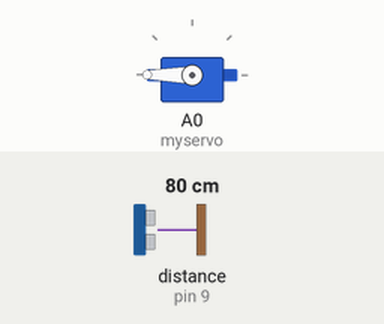
Recording of a sketch running on a simulated Arduino Uno, built with avr-gcc and run on an emulated ATmega328P. On the bench: servo. Wiring (inferred from the names in the program): ultrasonic range finder: trigger pin 8; echo pin 9. Inputs (shaded band) come from the test bench; at power-on: distance to the obstacle (sensor on pin 9) 80 cm. The echo pulse lasts 58.3 µs per cm; what the sketch prints to the serial monitor is not drawn.

Above: at 1.2 s.
1.3 s: distance to the obstacle (sensor on pin 9) set to 2 cm
At 2.1 s:
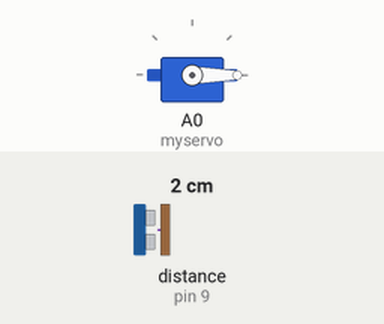
2.9 s: distance to the obstacle (sensor on pin 9) set to 4 cm
At 4.2 s:
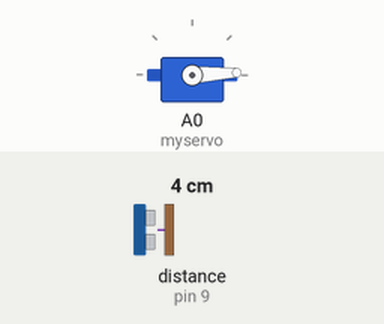
4.5 s: distance to the obstacle (sensor on pin 9) set to 9 cm
At 5.3 s:
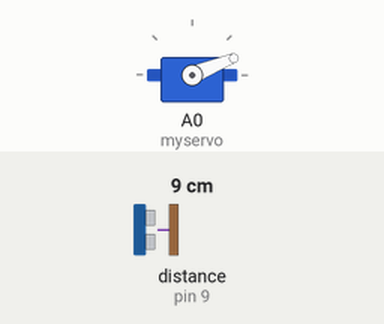
6.1 s: distance to the obstacle (sensor on pin 9) set to 18 cm
At 7.5 s:
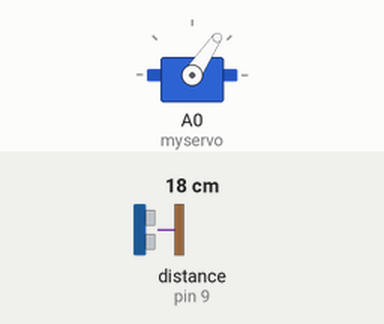
7.8 s: distance to the obstacle (sensor on pin 9) set to 35 cm
At 9.1 s:
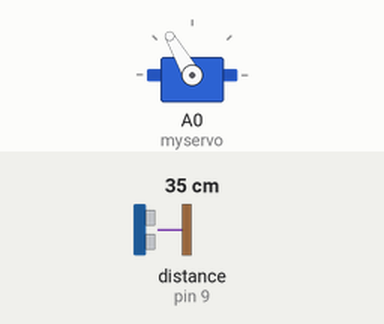
9.4 s: distance to the obstacle (sensor on pin 9) set to 120 cm
At 10.3 s:
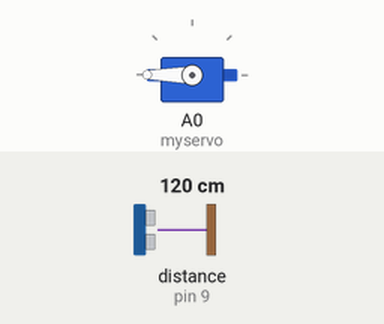
Timing chart, 0 to 12.1 s (numbered marks = the images above; inputs shaded):
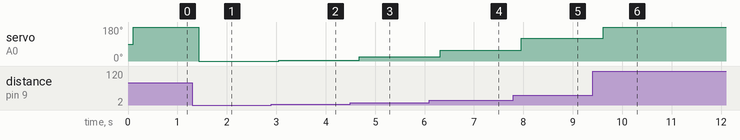

The sketch:

Distance.ino
```cpp
const int MOTOR_PIN=5; //mosfetに接続した端子を指定

#define trigPin 8
#define echoPin 9

float Duration=0;
float Distance=0;


// サーボ設定
#include <Servo.h>

Servo myservo;  // create servo object to control a servo

int potpin = A0;  // analog pin used to connect the potentiometer
int val;    // variable to read the value from the analog pin

void setup() {
  //pinMode(MOTOR_PIN,OUTPUT);
  //接続した端子を出力モードにする:

  Serial.begin(9600); //シリアルモニタの開始

  pinMode(echoPin,INPUT); //エコーピンを入力に
  pinMode(trigPin,OUTPUT); //トリガーピンを出力に

  myservo.attach(A0);

}

void loop() {

  digitalWrite(trigPin,LOW);
  delayMicroseconds(2);

  digitalWrite(trigPin,HIGH);
  delayMicroseconds(10);
  digitalWrite(trigPin,LOW);

  Duration = pulseIn(echoPin,HIGH);
  Duration = Duration / 2;
  Distance = Duration * 340 * 100 / 1000000;

  if(Distance >= 400 || Distance <= 2){
    Serial.println("距離 = 測定範囲外");
  }

  else{
    Serial.print("距離 ");
    Serial.print(Distance);
    Serial.println(" cm");

  }
      delay(100);

  val = map(Distance, 2, 50, 0, 180);     // scale it for use with the servo (value between 0 and 180)
  myservo.write(val);                  // sets the servo position according to the scaled value
  delay(15);                           // waits for the servo to get there


  //digitalWrite(MOTOR_PIN,HIGH);
  //delay(1000);

  //digitalWrite(MOTOR_PIN,LOW);
  //delay(1000);

}
```

Measured:
- after the input at 1.3 s, servo on A0 (myservo): 180° → 0° after 0.13 s
- after the input at 2.9 s, servo on A0 (myservo): 0° → 3° after 0.15 s
- after the input at 4.5 s, servo on A0 (myservo): 3° → 22° after 0.18 s
- after the input at 6.1 s, servo on A0 (myservo): 22° → 56° after 0.22 s
- after the input at 7.8 s, servo on A0 (myservo): 56° → 120° after 0.16 s
- after the input at 9.4 s, servo on A0 (myservo): 120° → 180° after 0.22 s
